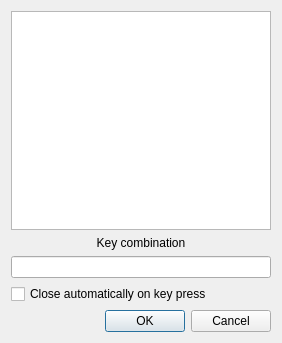
<?xml version="1.0" encoding="UTF-8"?>
<ui version="4.0">
 <class>AssignHotKey</class>
 <widget class="QDialog" name="AssignHotKey">
  <property name="geometry">
   <rect>
    <x>0</x>
    <y>0</y>
    <width>282</width>
    <height>343</height>
   </rect>
  </property>
  <property name="windowTitle">
   <string>Assign a key combination to button</string>
  </property>
  <layout class="QVBoxLayout">
   <item>
    <widget class="QTextBrowser" name="m_infoText"/>
   </item>
   <item>
    <widget class="QLabel" name="m_previewLabel">
     <property name="text">
      <string>Key combination</string>
     </property>
     <property name="alignment">
      <set>Qt::AlignCenter</set>
     </property>
    </widget>
   </item>
   <item>
    <widget class="QLineEdit" name="m_previewEdit">
     <property name="alignment">
      <set>Qt::AlignCenter</set>
     </property>
     <property name="readOnly">
      <bool>true</bool>
     </property>
    </widget>
   </item>
   <item>
    <widget class="QCheckBox" name="m_autoCloseCheckBox">
     <property name="text">
      <string>Close automatically on key press</string>
     </property>
    </widget>
   </item>
   <item>
    <widget class="QDialogButtonBox" name="m_buttonBox">
     <property name="orientation">
      <enum>Qt::Horizontal</enum>
     </property>
     <property name="standardButtons">
      <set>QDialogButtonBox::Cancel|QDialogButtonBox::Ok</set>
     </property>
    </widget>
   </item>
  </layout>
 </widget>
 <resources/>
 <connections>
  <connection>
   <sender>m_buttonBox</sender>
   <signal>accepted()</signal>
   <receiver>AssignHotKey</receiver>
   <slot>accept()</slot>
   <hints>
    <hint type="sourcelabel">
     <x>248</x>
     <y>254</y>
    </hint>
    <hint type="destinationlabel">
     <x>157</x>
     <y>274</y>
    </hint>
   </hints>
  </connection>
  <connection>
   <sender>m_buttonBox</sender>
   <signal>rejected()</signal>
   <receiver>AssignHotKey</receiver>
   <slot>reject()</slot>
   <hints>
    <hint type="sourcelabel">
     <x>316</x>
     <y>260</y>
    </hint>
    <hint type="destinationlabel">
     <x>286</x>
     <y>274</y>
    </hint>
   </hints>
  </connection>
 </connections>
</ui>
